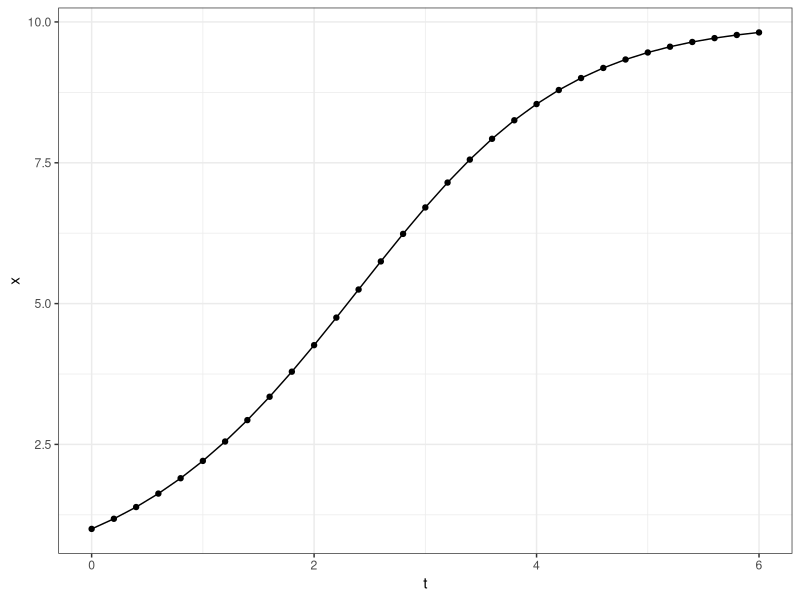
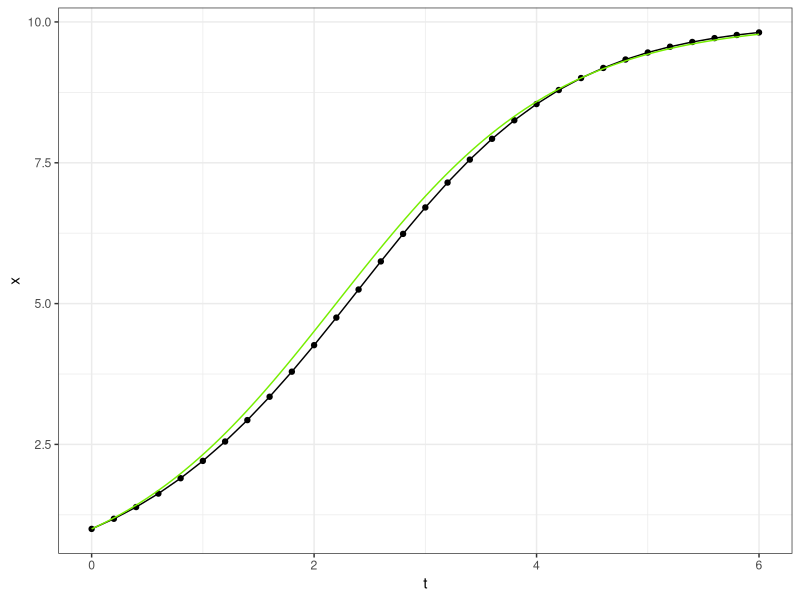
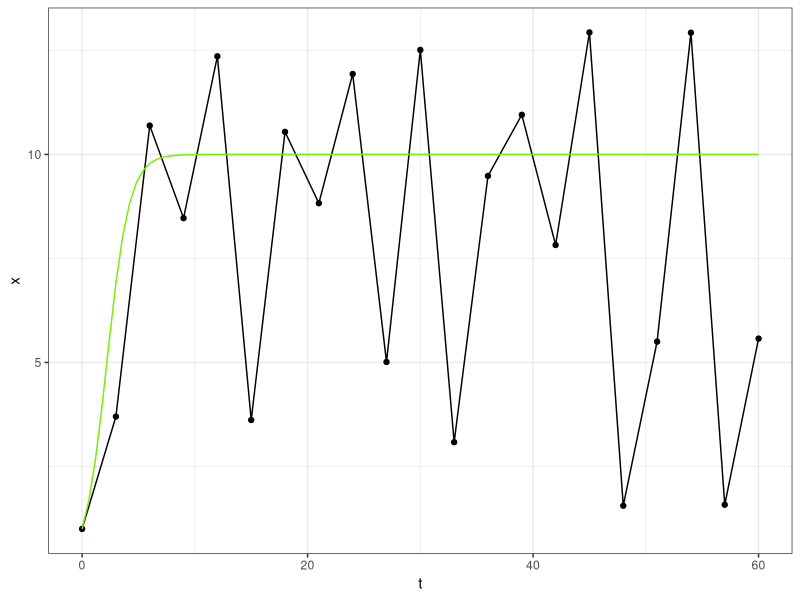

R code for these plots, in order:
## ---- chunk 1
knitr::opts_chunk$set(echo = TRUE)
## ---- chunk 2
eulerIntegrate = function(f, x0, dt, tEnd){
  out = data.frame(
    t = seq(from=0, to=tEnd, by=dt),
    x = x0
  )
  xNow = x0
  for (step in 2:nrow(out)){
    dx = f(xNow) * dt
    xNow = xNow + dx
    out[step, "x"] = xNow
  }
  return(out)
}
## ---- chunk 3
fLogistic <- function(x, r, k){
  r*x*(1-(x/k))
}
## ---- chunk 4
setParameters <- function(f, parameters){
  fWithParametersFixed = function(x){
    argumentsForF = c(x, parameters)
    return(do.call(f, argumentsForF))
  }
  return(fWithParametersFixed)
}

pars = list(r=1,k=10)
fParametrized = setParameters(fLogistic, pars)
fParametrized(1)
fParametrized(5)
fParametrized(10)
## ---- chunk 5
vecPars = c(r=1, k =10)
# fParametrized2 = setParameters(fLogistic, vecPars)
# fParametrized2(5)
## ---- chunk 6
eulerTraj <- data.frame(eulerIntegrate(fParametrized, 1, .2, 6))

library(ggplot2)
theme_set(theme_bw())
gg = ggplot(eulerTraj, aes(x=t,y=x))+ geom_point() + geom_line()
print(gg)
## ---- chunk 7
exactSolutionLogisticGrowth = function(r, k, x0){
  tStar = log((k/x0)-1)/r
  solution = function(t){
    k/(1+exp(-r*(t-tStar)))
  }
  return(solution)
}

gg = ggplot(eulerTraj, aes(x=t,y=x))+ geom_point() + geom_line() + stat_function(fun = exactSolutionLogisticGrowth(r = 1, k = 10, x0 = 1), col = "chartreuse2")
print(gg)

## ---- chunk 8
eulerTraj_large <- data.frame(eulerIntegrate(fParametrized, 1, 3, 60))

gg_large = ggplot(eulerTraj_large, aes(x=t,y=x))+ geom_point() + geom_line() + stat_function(fun = exactSolutionLogisticGrowth(r = 1, k = 10, x0 = 1), col = "chartreuse2")
print(gg_large)
